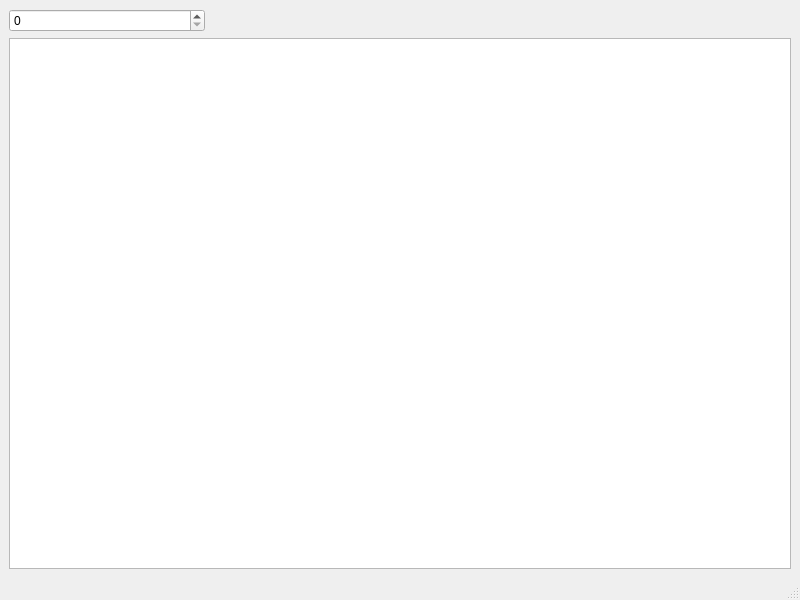
<?xml version="1.0" encoding="UTF-8"?>
<ui version="4.0">
 <class>MainWindow</class>
 <widget class="QMainWindow" name="MainWindow">
  <property name="geometry">
   <rect>
    <x>0</x>
    <y>0</y>
    <width>800</width>
    <height>600</height>
   </rect>
  </property>
  <property name="windowTitle">
   <string>MainWindow</string>
  </property>
  <widget class="QWidget" name="centralwidget">
   <layout class="QGridLayout" name="gridLayout">
    <item row="0" column="0">
     <layout class="QHBoxLayout" name="horizontalLayout" stretch="2,6">
      <item>
       <widget class="QSpinBox" name="spinBox"/>
      </item>
      <item>
       <spacer name="horizontalSpacer">
        <property name="orientation">
         <enum>Qt::Horizontal</enum>
        </property>
        <property name="sizeHint" stdset="0">
         <size>
          <width>40</width>
          <height>20</height>
         </size>
        </property>
       </spacer>
      </item>
     </layout>
    </item>
    <item row="1" column="0">
     <widget class="QTableWidget" name="tableWidget">
      <property name="editTriggers">
       <set>QAbstractItemView::NoEditTriggers</set>
      </property>
     </widget>
    </item>
   </layout>
  </widget>
  <widget class="QMenuBar" name="menubar">
   <property name="geometry">
    <rect>
     <x>0</x>
     <y>0</y>
     <width>800</width>
     <height>22</height>
    </rect>
   </property>
  </widget>
  <widget class="QStatusBar" name="statusbar"/>
 </widget>
 <resources/>
 <connections/>
</ui>
